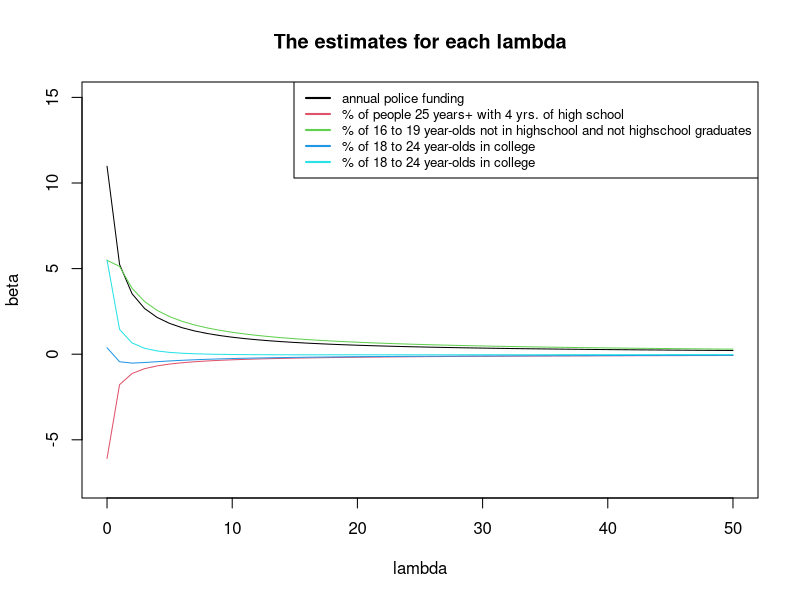
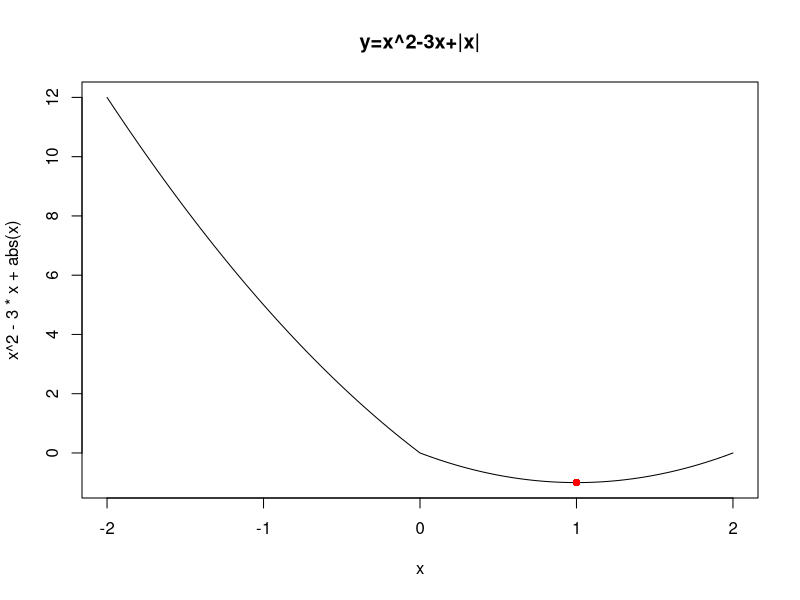
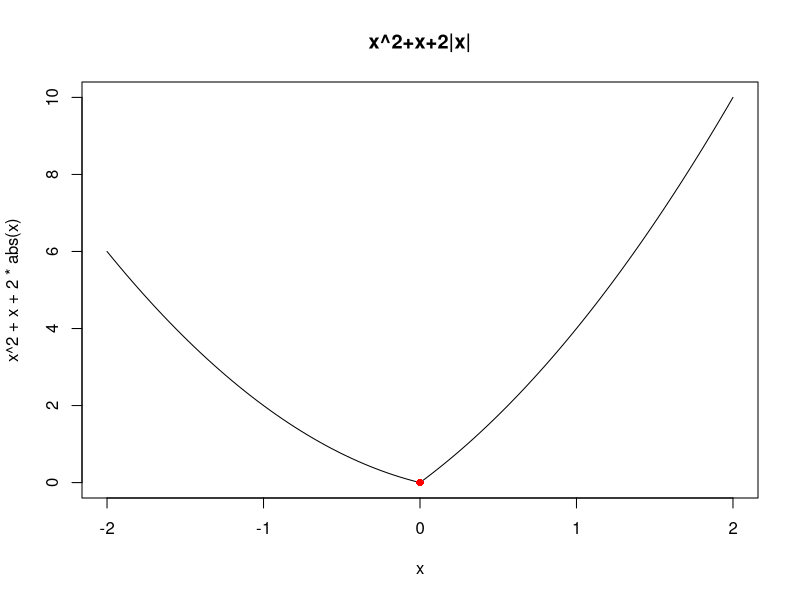
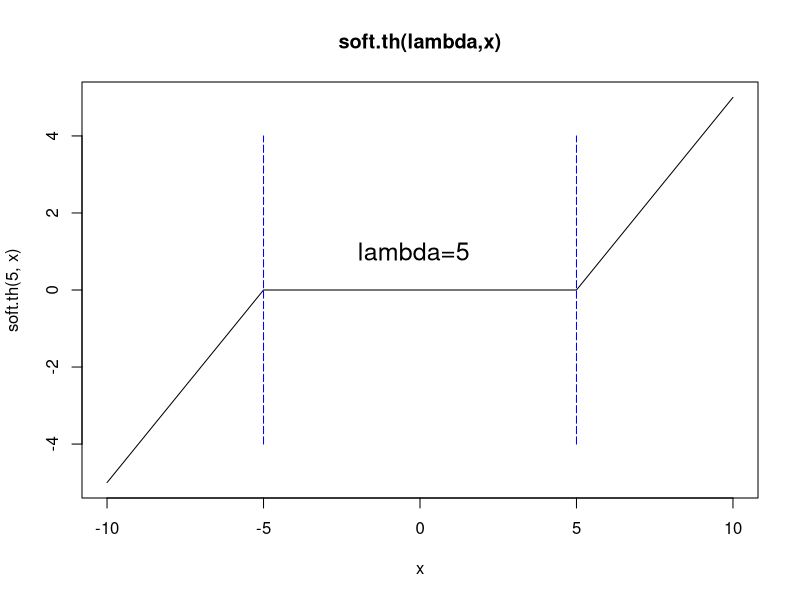
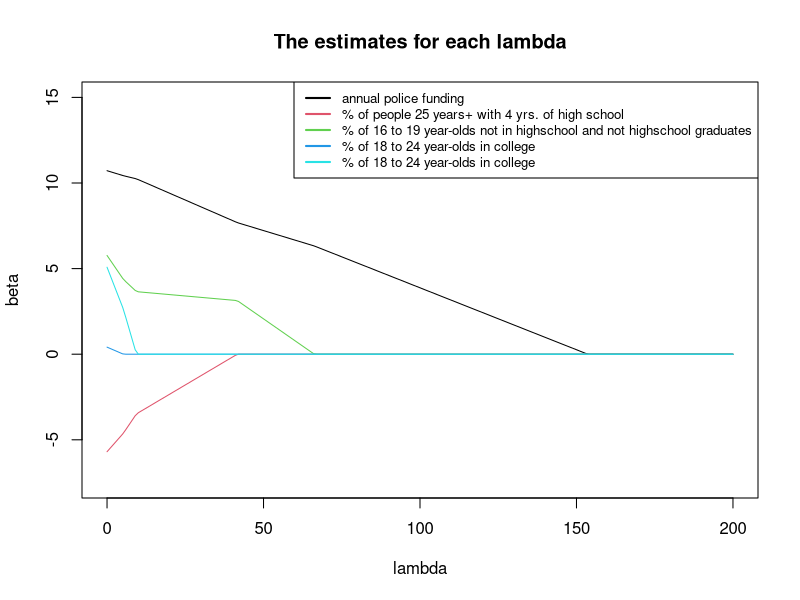
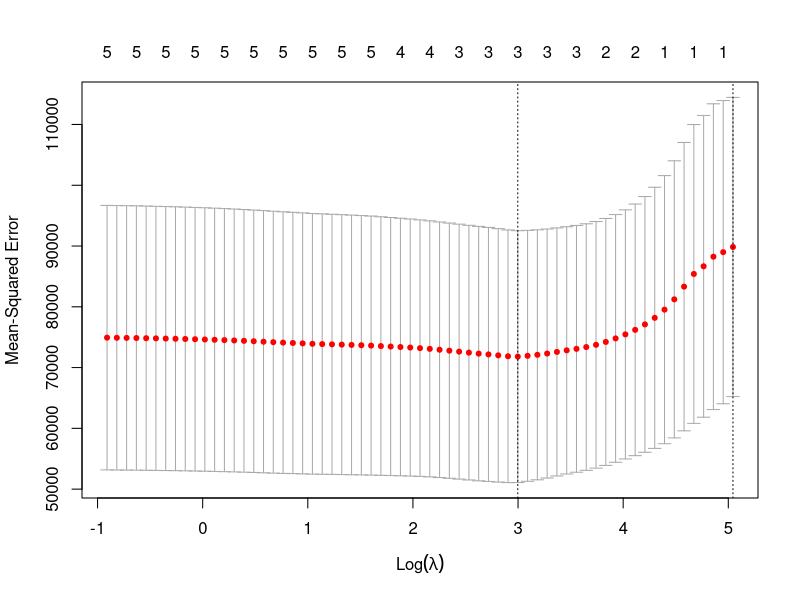

Generate these figures, in order, with R:
### Statistical Learning with Math and R, Springer ###

# Chapter 6 Regularization

## 6.1 Ridge

ridge=function(X, y, lambda=0){
  X=as.matrix(X); p=ncol(X); n=length(y); X.bar=array(dim=p); s=array(dim=p)
  for(j in 1:p){X.bar[j]=mean(X[,j]);X[,j]=X[,j]-X.bar[j];};
  for(j in 1:p){s[j]=sd(X[,j]);X[,j]=X[,j]/s[j]};
  y.bar=mean(y); y=y-y.bar
  beta=drop(solve(t(X)%*%X+n*lambda*diag(p))%*%t(X)%*%y)
  for(j in 1:p)beta[j]=beta[j]/s[j]
  beta.0= y.bar-sum(X.bar*beta)
  return(list(beta=beta, beta.0=beta.0))
}
df=read.table("crime.txt"); x=df[,3:7]; y=df[,1]; p=ncol(x);
lambda.seq=seq(0,50); 
plot(lambda.seq, xlim=c(0,50), ylim=c(-7.5,15),
      xlab="lambda",ylab="beta",main="The estimates for each lambda", type="n", col="red")
for(j in 1:p){
  coef.seq=NULL; for(lambda in lambda.seq)coef.seq=c(coef.seq,ridge(x,y,lambda)$beta[j])
  par(new=TRUE); lines(lambda.seq,coef.seq, col=j)
}
legend("topright",legend=c("annual police funding","% of people 25 years+ with 4 yrs. of high school",
    "% of 16 to 19 year-olds not in highschool and not highschool graduates",
	"% of 18 to 24 year-olds in college",
    "% of 18 to 24 year-olds in college"), col=1:p, lwd=2, cex =.8)


## 6.2 Sub-derivative
curve(x^2-3*x+abs(x), -2,2, main="y=x^2-3x+|x|"); points(1,-1, col="red", pch=16)
curve(x^2+x+2*abs(x), -2,2, main="x^2+x+2|x|"); points(0,0, col="red", pch=16)


## 6.3 Lasso
soft.th=function(lambda,x)sign(x)*pmax(abs(x)-lambda,0)
curve(soft.th(5,x),-10,10, main="soft.th(lambda,x)")
segments(-5,-4,-5,4, lty=5, col="blue"); segments(5,-4,5,4, lty=5, col="blue")
text(-0.2,1,"lambda=5",cex=1.5)

lasso=function(X, y, lambda=0){
  X=as.matrix(X); p=ncol(X); n=length(y); X.bar=array(dim=p); s=array(dim=p)
  for(j in 1:p){X.bar[j]=mean(X[,j]);X[,j]=X[,j]-X.bar[j];}; 
  for(j in 1:p){s[j]=sd(X[,j]);X[,j]=X[,j]/s[j]} 
  y.bar=mean(y); y=y-y.bar
  eps=1; beta=array(0, dim=p); beta.old=array(0, dim=p)
  while(eps>0.001){
      for(j in 1:p){
        r= y-X[,-j]%*%beta[-j]
        beta[j]= soft.th(lambda,sum(r*X[,j])/n)
      }
      eps=max(abs(beta-beta.old)); beta.old=beta
  }
  for(j in 1:p)beta[j]=beta[j]/s[j] 
  beta.0= y.bar-sum(X.bar*beta)
  return(list(beta=beta, beta.0=beta.0))
}
df=read.table("crime.txt"); x=df[,3:7]; y=df[,1]; p=ncol(x);
lambda.seq=seq(0,200);
plot(lambda.seq, xlim=c(0,200), ylim=c(-7.5,15),
xlab="lambda",ylab="beta",main="The estimates for each lambda", type="n", col="red")
for(j in 1:p){
   coef.seq=NULL; for(lambda in lambda.seq)coef.seq=c(coef.seq,lasso(x,y,lambda)$beta[j])
   par(new=TRUE); lines(lambda.seq,coef.seq, col=j)
}
legend("topright",legend=c("annual police funding","% of people 25 years+ with 4 yrs. of high school",
    "% of 16 to 19 year-olds not in highschool and not highschool graduates",
	"% of 18 to 24 year-olds in college",
    "% of 18 to 24 year-olds in college"), col=1:p, lwd=2, cex =.8)

## 6.5 Setting of lambda values
library(glmnet)
df=read.table("crime.txt"); X=as.matrix(df[,3:7])
cv.fit=cv.glmnet(X,y); 
plot(cv.fit)
lambda.min=cv.fit$lambda.min; 
lambda.min
fit=glmnet(X,y,lambda=lambda.min); 
fit$beta
